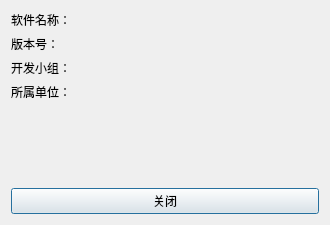
<?xml version="1.0" encoding="UTF-8"?>
<ui version="4.0">
 <class>AboutDialog</class>
 <widget class="QDialog" name="AboutDialog">
  <property name="geometry">
   <rect><x>0</x><y>0</y><width>330</width><height>225</height></rect>
  </property>
  <property name="windowTitle"><string>关于</string></property>
  <layout class="QVBoxLayout" name="verticalLayout">
   <item><widget class="QLabel" name="label_software_name"><property name="text"><string>软件名称：</string></property></widget></item>
   <item><widget class="QLabel" name="label_version"><property name="text"><string>版本号：</string></property></widget></item>
   <item><widget class="QLabel" name="label_team"><property name="text"><string>开发小组：</string></property></widget></item>
   <item><widget class="QLabel" name="label_organization"><property name="text"><string>所属单位：</string></property></widget></item>
   <item><spacer name="verticalSpacer"><property name="orientation"><enum>Qt::Vertical</enum></property><property name="sizeHint" stdset="0"><size><width>20</width><height>20</height></size></property></spacer></item>
   <item><widget class="QPushButton" name="close_button"><property name="text"><string>关闭</string></property></widget></item>
  </layout>
 </widget>
 <resources/>
 <connections/>
</ui>
